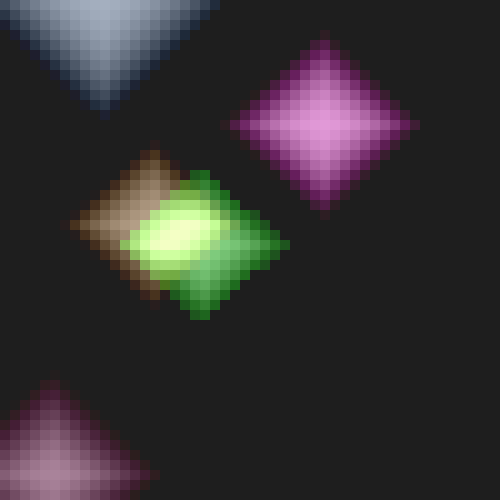
Frame 1 (no input)
Frame 60 (the mouse pressed at the canvas centre just before this capture): identical to frame 1, image omitted
Frame 120 (the mouse held since frame 60 and released just before this capture): identical to frame 1, image omitted

The Processing sketch that drew this single still picture (run headless with seeded random() and noise(); from frame 60 on, the mouse is pressed at the canvas centre):

// Processing sketch: Lighting
// ── Lighting.pde
int scale=10;
class Obstacle {
  int remLight;
  int x, y;
}
class Light {
  color col;
  int x, y;
}
ArrayList<Light>lights;
ArrayList<PVector>obsts;
void setup() {
  size(500,500);
  //fullScreen();
  lights=new ArrayList<Light>();
  obsts=new ArrayList<PVector>();
  for(int i=0;i<5;i++){
  addLight((int)random(width/scale),(int)random(height/scale));
  }
  float z=0.1;
  float thresholdMi=0.4;
  float thresholdMa=0.6;
  for(int x=0;x<width/scale;x++){
    //obsts.add(new PVector(x,0));
    //obsts.add(new PVector(x,2));
    for(int y=0;y<height/scale;y++){
      //if(noise(x*z,y*z)<thresholdMa&&noise(x*z,y*z)>thresholdMi)obsts.add(new PVector(x,y));
    }
  }
}

//corners take away 3 times as much light

void addLight(int x, int y) {
  Light l = new Light();
  l.col=color(random(100,200), random(100,200), random(100,200));
  //l.col=color(200);
  l.x=x;
  l.y=y;
  lights.add(l);
}

void keyPressed() {
  if (key=='l') {
    addLight(mouseX/scale, mouseY/scale);
  }
}
void mouseDragged() {
  obsts.add(new PVector(mouseX/scale, mouseY/scale));
}
float colLoss = 0.001;
color addCol(color a, color b) {
  return color(red(a)+red(b), green(a)+green(b), blue(a)+blue(b));
}
void draw() {

  color[][] vals = new color[width/scale][height/scale];
  for (Light lPos : lights) {
    ArrayList<PVector>open = new ArrayList<PVector>();
    ArrayList<PVector>closed = new ArrayList<PVector>();
    color curCol = lPos.col;
    open.add(new PVector(lPos.x, lPos.y));
    while (open.size()>0) {
      PVector pos = open.get(0);
      open.remove(0);
      //if(open.contains(pos))continue;
      if (closed.contains(pos))continue;
      if (obsts.contains(pos))continue;
      closed.add(pos);
      if (pos.x<0)continue;
      if (pos.y<0)continue;
      if (pos.x>=width/scale)continue;
      if (pos.y>=height/scale)continue;
      vals[(int)pos.x][(int)pos.y]=addCol(curCol, vals[(int)pos.x][(int)pos.y]);
      if (red(curCol)>4) {
        PVector xmi=new PVector(pos.x-1, pos.y);
        open.add(xmi);
        PVector xpl=new PVector(pos.x+1, pos.y);
        open.add(xpl);
        PVector ymi=new PVector(pos.x, pos.y-1);
        open.add(ymi);
        PVector ypl=new PVector(pos.x, pos.y+1);
        open.add(ypl);
      }
      curCol=color(red(curCol)-0.0001, green(curCol)-0.0001, blue(curCol)-0.0001);
    }
  }

  for (int x=0; x<width/scale; x++) {
    for (int y=0; y<height/scale; y++) {
      vals[x][y]=addCol(vals[x][y],color(30));
      fill(vals[x][y]);
      if (obsts.contains(new PVector(x, y)))fill(0, 255, 0);
      noStroke();
      rect(x*scale, y*scale, scale, scale);
    }
  }
}
